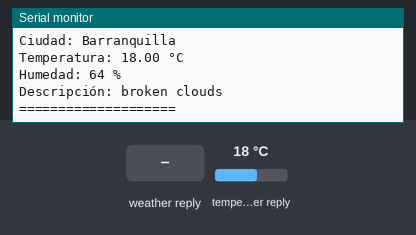
Bench run of a sketch on a simulated ESP32. Shown: the last lines printed to the serial monitor. Inputs (shaded band) come from the test bench; at power-on: temperature in the weather reply 18 °C. WiFi joins after 1.5 s; servers stay silent unless stated; web services answer with replies made up by the test bench.

Above: at 3.7 s.
3.8 s: temperature in the weather reply set to -14 °C
At 3.91 s:
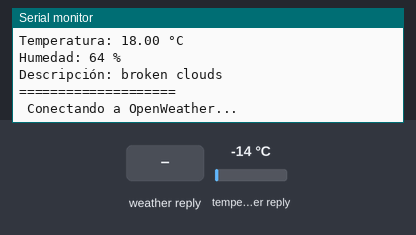
6.7 s: weather in the web reply set to Clear
9.2 s: weather in the web reply set to Rain
11.7 s: temperature in the weather reply set to -1 °C
At 13.6 s:
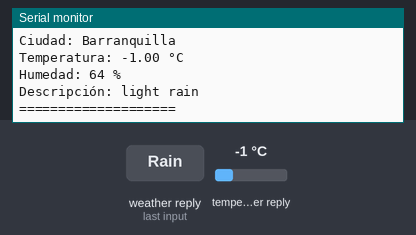
15.4 s: weather in the web reply set to Snow
18.0 s: weather in the web reply set to Thunderstorm
Timing chart, 0 to 21.0 s (numbered marks = the images above; inputs shaded):
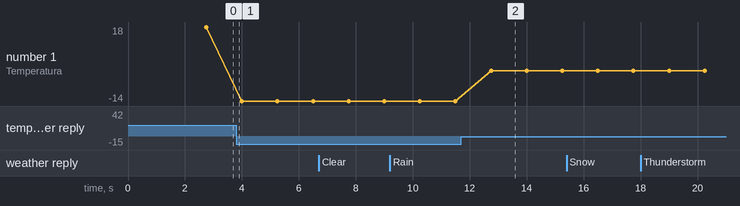

Measured:
- after the input at 11.7 s, the serial monitor: prints a new line after 1.1 s (image 2)
- plotted number 1: 18 → -14 after the input at 3.8 s, -14 → -1 after the input at 11.7 s

The sketch:

WIFI.ino
```cpp
//Bernal Esteban, Jiménez Juliana, Meriño Eduardo, Mendez Brian y Mora Zharick
#include <WiFi.h>
#include <HTTPClient.h>
#include <ArduinoJson.h>


const char* ssid = "ZonaEBC";
const char* password = "123456789";


String apiKey = "af10085fc6ecef5902568a0d04813467";
String city = "Barranquilla";
String serverPath = "http://api.openweathermap.org/data/2.5/weather?q=" + city + "&appid=" + apiKey + "&units=metric&lang=es";

void setup() {
  Serial.begin(115200);
  delay(1000);


  Serial.println("Conectando a WiFi...");
  WiFi.begin(ssid, password);
  while (WiFi.status() != WL_CONNECTED) {
    delay(500);
    Serial.print(".");
  }
  Serial.println("");
  Serial.println("Conectado al WiFi!");
  Serial.print("IP Local: ");
  Serial.println(WiFi.localIP());
}

void loop() {
  if (WiFi.status() == WL_CONNECTED) {
    HTTPClient http;

    Serial.println(" Conectando a OpenWeather...");
    http.begin(serverPath);

    int httpResponseCode = http.GET();

    if (httpResponseCode > 0) {
      String payload = http.getString();
      Serial.println("Respuesta del servidor:");
      Serial.println(payload);

      // Usamos ArduinoJson para parsear
      DynamicJsonDocument doc(1024);
      DeserializationError error = deserializeJson(doc, payload);

      if (!error) {
        float temperatura = doc["main"]["temp"];
        int humedad = doc["main"]["humidity"];
        const char* clima = doc["weather"][0]["description"];

        Serial.println("===== CLIMA =====");
        Serial.print("Ciudad: ");
        Serial.println(city);
        Serial.print("Temperatura: ");
        Serial.print(temperatura);
        Serial.println(" °C");
        Serial.print("Humedad: ");
        Serial.print(humedad);
        Serial.println(" %");
        Serial.print("Descripción: ");
        Serial.println(clima);
        Serial.println("====================");
      } else {
        Serial.println("Error parseando JSON");
      }

    } else {
      Serial.print("Error en la petición HTTP: ");
      Serial.println(httpResponseCode);
    }

    http.end();
  } else {
    Serial.println("WiFi desconectado");
  }

  delay(1000);
}
```
